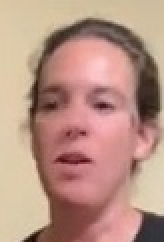
#> input picture images/facebook_12092.jpg, 82 x 121 px (shown 2 times larger); its folder holds 4 pictures in this run
$ python eyebrow_doubleline.py   (older library calls are emulated)
#> lines starting #> are read from the running program, lines starting #| are printed output that depends on the picture; after the words box and inside, x2 and y2 are one past the last pixel; in counts of white or black regions, pixels touching at a corner belong together
import cv2
import glob
import numpy as np

#작업할 이미지 경로
img_dir = "C:\\Users\\jsych\\Desktop\\Images\\*"
file_list = glob.glob(img_dir)
#.jpg파일만 리스트에 넣는다.
img_list = [file for file in file_list if file.endswith(".jpg")]
#작업할 이미지의 개수
cnt_img = len(img_list) - 1

for i in range(cnt_img):
    imgfile_name = img_list[i].split("\\")
    train = cv2.imread(img_list[i])
#> train is the input picture: shape (121, 82, 3); mean B, G, R 131.6, 146.3, 184.7
    tmp = train.copy()

    # Histogram_Equalization
    tmp = cv2.cvtColor(tmp, cv2.COLOR_RGB2GRAY)
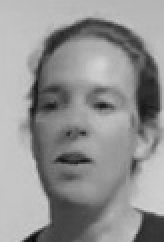
#> tmp: shape (121, 82) (shown 2 times larger); min 7, max 211, mean 146.3
    cv2.equalizeHist(tmp, tmp)
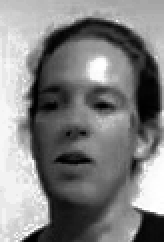
#> tmp: shape (121, 82) (shown 2 times larger); min 0, max 255, mean 128.9
    tmp = cv2.cvtColor(tmp, cv2.COLOR_GRAY2RGB)
#> tmp: shape (121, 82, 3)

    # Emboss
    tmp = cv2.cvtColor(tmp, cv2.COLOR_RGB2GRAY)
    Kernel_emboss = np.array([[-2, -1, 0], [-1, 1, 1], [0, 1, 2]])
    tmp = cv2.filter2D(tmp, cv2.CV_8U, Kernel_emboss)
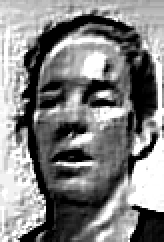
#> tmp: shape (121, 82) (shown 2 times larger); min 0, max 255, mean 130.1
    tmp = cv2.cvtColor(tmp, cv2.COLOR_GRAY2RGB)
#> tmp: shape (121, 82, 3)


    # Bilateral
    tmp = cv2.bilateralFilter(tmp, 13, 51, 51)

    # Gamma_correction
    gamma = 70
    lookUpTable = np.empty((1, 256), np.uint8)
    for j in range(256):
        lookUpTable[0, j] = np.clip(pow(j / 255.0, 1.0 / (gamma / 10)) * 255.0, 0, 255)

    tmp = cv2.LUT(tmp, lookUpTable)
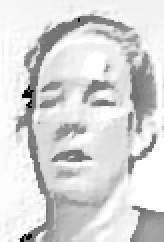
#> tmp: shape (121, 82, 3) (shown 2 times larger); min 0, max 255, mean 214.8

    # Brightness&Contrast
    var_Brightness = 0 - 100
    var_Contrast = 200 - 100

    if (var_Contrast > 0):
        delta = 127.0 * var_Contrast / 100
        a = 255.0 / (255.0 - delta * 2)
        b = a * (var_Brightness - delta)
    else:
        delta = -128.0 * var_Contrast / 100
        a = (256.0 - delta * 2) / 255.0
        b = a * var_Brightness + delta

    tmp = tmp * a + b


    # 필터 통과한 이미지 변수에 넣기
    work = tmp.copy()

    cv2.imshow('bbb', train)
    cv2.imshow('aaa', work)
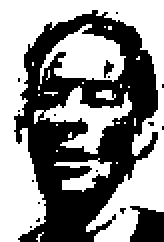
#> window 'aaa': shape (121, 82, 3) (shown 2 times larger); 55.4% white; 17 black regions (14 under 20 px), largest, box (x1, y1, x2, y2) and area: (7, 5, 79, 121) 4131, (65, 103, 82, 121) 238, (52, 30, 57, 39) 24
    cv2.waitKey()
#> pass 2 of the loop `for i in range(cnt_img):`:
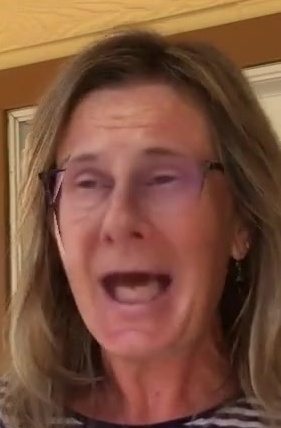
#> input picture images/facebook_13546.jpg, 281 x 428 px
#> train is the input picture: shape (428, 281, 3); mean B, G, R 60.9, 81.2, 123.6
#> `tmp = cv2.LUT(tmp, lookUpTable)`:
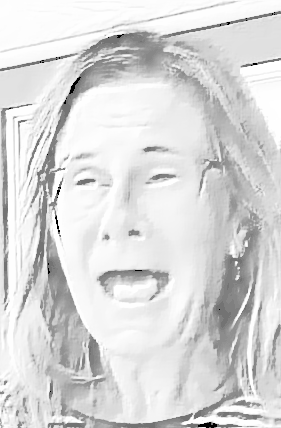
#> tmp: shape (428, 281, 3); min 0, max 255, mean 217.2
#> `cv2.imshow('aaa', work)`:
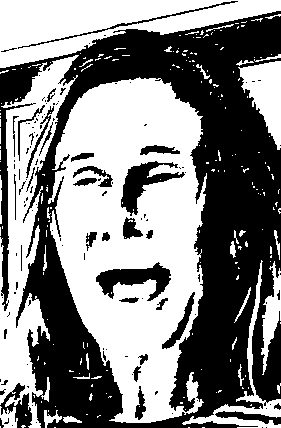
#> window 'aaa': shape (428, 281, 3); 51.7% white; 125 black regions (91 under 20 px), largest, box (x1, y1, x2, y2) and area: (0, 11, 281, 428) 50820, (96, 262, 171, 301) 1331, (121, 161, 185, 216) 1239
#> pass 3 of the loop `for i in range(cnt_img):`:
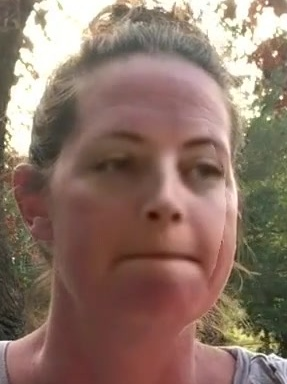
#> input picture images/facebook_20403.jpg, 287 x 384 px
#> train is the input picture: shape (384, 287, 3); mean B, G, R 103, 115.2, 139.9
#> `tmp = cv2.LUT(tmp, lookUpTable)`:
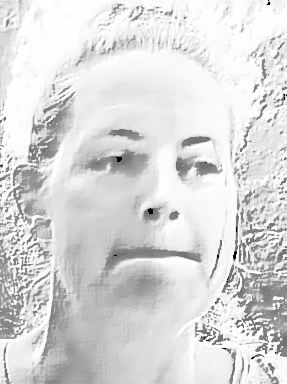
#> tmp: shape (384, 287, 3); min 0, max 255, mean 217.8
#> `cv2.imshow('aaa', work)`:
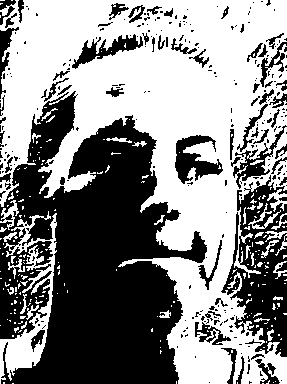
#> window 'aaa': shape (384, 287, 3); 53.9% white; 289 black regions (224 under 20 px), largest, box (x1, y1, x2, y2) and area: (0, 91, 207, 384) 36150, (221, 175, 287, 357) 6003, (175, 135, 223, 184) 1166

    #print(imgfile_name[-1])
    # path = "C:\\Users\\jsych\\Desktop\\Results\\R_" + imgfile_name[-1]
    # cv2.imwrite(path,work)
